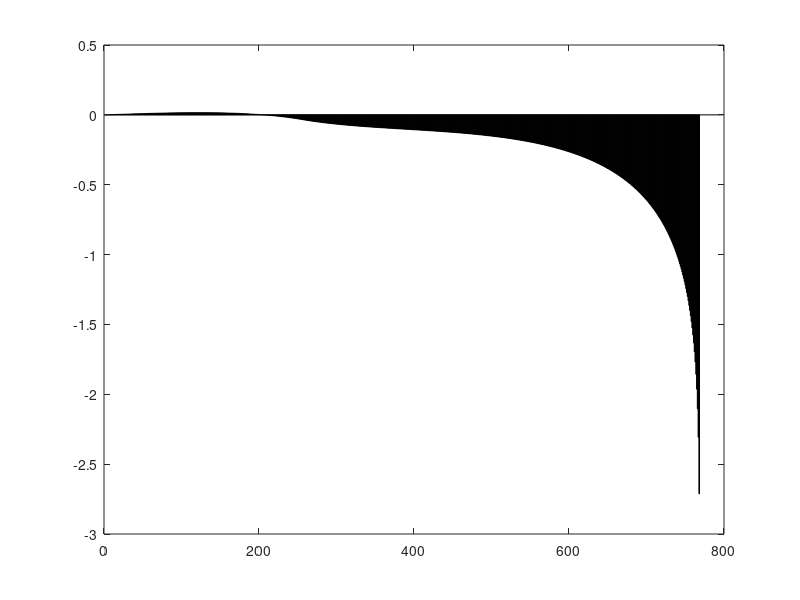
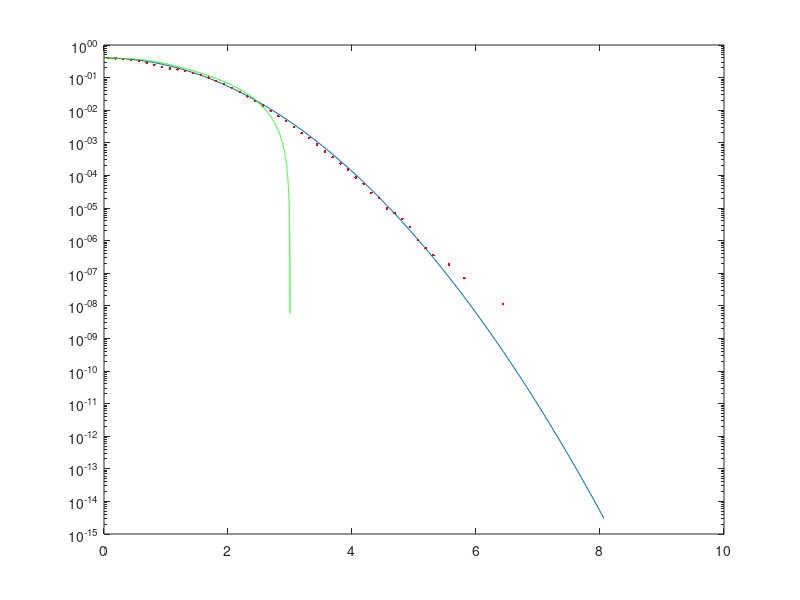
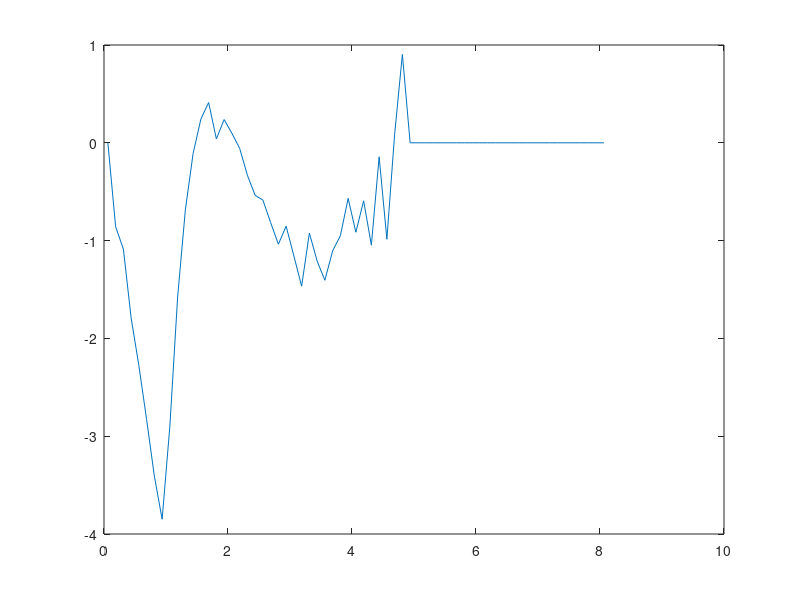

Recreate these plots in MATLAB, in order.
clear all;
close all;

t = -1:1/2^13:1;
t3_hr = -3:1/2^13:3;

updf = pdf('uniform',t,-1,1);

%Compute the PDF for n = 3 in high resolution
%High resolution PDF ensures more accuracy at the edges after convolution
pdf2 = conv(updf,updf);
pdf3_hr = conv(updf,pdf2);
pdf3_hr = pdf3_hr/max(pdf3_hr );


%Shrink the sample sile of PDF_n3 (by a factor of 32) 
ls = length(pdf3_hr);
j = 1;
for i = 17:32:ls
        t3(j) = t3_hr(i);
        pdf3(j) = pdf3_hr(i);
        j= j+1;
end


%Compute the Error in PDF_n3 by inverse gaussian equation
var3 = 4/3;
sq_var3 = sqrt(var3);
t3 = t3(end/2+1:end); %Take only positive side
pdf3 = pdf3(end/2+1:end)* 1/sqrt(2*pi * var3);%Take only positive side

xg3 = sqrt(-2 * var3 * log(sqrt(2*pi * var3) * pdf3));
ref3 =  exp(-xg3.^2/(2*var3))* (1/(sqrt(2* pi * var3)));

t3 = t3/sq_var3;
xg3= xg3/sq_var3;


err_n3 = (t3-xg3); %Error in PDF_n3
bar(err_n3)

dum = zeros(1,256);
err_n3 = [err_n3 dum];
ZMA_coef3 = err_n3;


%Compute area under the curve for residual PDF
%Compute Gaussian PDF
x = 1/2^9:1/2^8:4-1/2^9;
ref = pdf('Normal',x,0,1);

ref1 = ref.*ZMA_coef3;






Area = sum(ref1*1/2^7)*2


%Compute Normalization factor after correction
NF = ((1+Area) * x)-x;

%Compute final coefficients after compensating for normalization
ZMA_coef3 = -ZMA_coef3+NF;



%Cater for the numerical inaccuracy caused on edges during convolution
ZMA_coef3(end*.46:end)= ZMA_coef3(end*.46:end)*1.35;


ZMA_coef3 = ZMA_coef3;

%Compute the change in x-axis after error compensation
pdf3 =  pdf3_hr(end/2+1:end-1);
t3 =  t3_hr(end/2+1:end-1);

sz_pdf=length(pdf3);

add=zeros(1,sz_pdf);
err=zeros(1,sz_pdf);

 for i = 1:sz_pdf
    add(i) = floor(t3(i) * 128*2)+1;
    err(i) = ZMA_coef3(add(i));
 end

t3_corr = t3+err;



%Compute the change in y-axis (probabilities) after error compensation
%within bins of fixed distance

bins = 0:1/2^3:8;
sz_bin=length(bins);
pdf_corr= zeros(1,sz_bin);

for i = 1:sz_bin
    pdf_corr(i) = 0;
    for j = 1:(sz_pdf-1)
        if(t3_corr(j)>bins(i) && t3_corr(j)<bins(i+1))
            pdf_corr(i) = pdf_corr(i)+ pdf3(j);
        end
    end
end

bins = bins + 1/2^4;


%compute the residual error
ref = pdf('Normal',bins,0,1);

pdf_corr = pdf_corr/max(pdf_corr)*max(ref);
pdf3 = pdf3/max(pdf3)*max(ref);
sum(ref*1/2^2)
sum(pdf_corr*1/2^2)
sum(pdf3*1/2^2)

%plots
figure;
semilogy(bins,ref);hold;
semilogy(bins, pdf_corr,'r.');
semilogy(t3, pdf3,'g');

pdf3_corr_sav = [bins' pdf_corr' ref'];
pdf3_sav = [t3' pdf3'];


%Compute the Residual Error in PDF after compensation
ref = pdf('Normal',bins,0,1);

xg3 = sqrt(-2  * log(sqrt(2*pi ) * pdf_corr));
err_n3 = (bins-xg3)*100/5; %Error in PDF_n3

err_n3(end-25:end) =  0.0;
figure;
plot(bins,err_n3);
mean(abs(err_n3))
